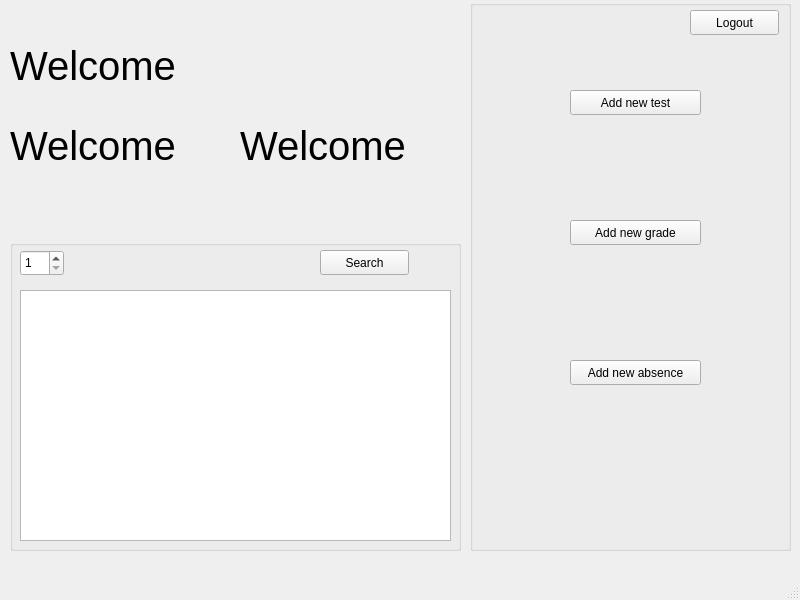
<?xml version="1.0" encoding="UTF-8"?>
<ui version="4.0">
 <class>UserWindow</class>
 <widget class="QMainWindow" name="UserWindow">
  <property name="geometry">
   <rect>
    <x>0</x>
    <y>0</y>
    <width>800</width>
    <height>600</height>
   </rect>
  </property>
  <property name="minimumSize">
   <size>
    <width>800</width>
    <height>600</height>
   </size>
  </property>
  <property name="maximumSize">
   <size>
    <width>800</width>
    <height>600</height>
   </size>
  </property>
  <property name="windowTitle">
   <string>MainWindow</string>
  </property>
  <widget class="QWidget" name="centralwidget">
   <widget class="QGroupBox" name="groupBox">
    <property name="geometry">
     <rect>
      <x>10</x>
      <y>240</y>
      <width>451</width>
      <height>311</height>
     </rect>
    </property>
    <property name="title">
     <string/>
    </property>
    <widget class="QTableWidget" name="tableWidget_ClassMembers">
     <property name="geometry">
      <rect>
       <x>10</x>
       <y>50</y>
       <width>431</width>
       <height>251</height>
      </rect>
     </property>
    </widget>
    <widget class="QPushButton" name="pushButton_searchForMembers">
     <property name="geometry">
      <rect>
       <x>310</x>
       <y>10</y>
       <width>89</width>
       <height>25</height>
      </rect>
     </property>
     <property name="text">
      <string>Search</string>
     </property>
    </widget>
    <widget class="QSpinBox" name="spinBox_ClassNumber">
     <property name="geometry">
      <rect>
       <x>10</x>
       <y>10</y>
       <width>44</width>
       <height>26</height>
      </rect>
     </property>
     <property name="minimum">
      <number>1</number>
     </property>
     <property name="maximum">
      <number>6</number>
     </property>
    </widget>
   </widget>
   <widget class="QLabel" name="label_Welcome">
    <property name="geometry">
     <rect>
      <x>10</x>
      <y>10</y>
      <width>191</width>
      <height>111</height>
     </rect>
    </property>
    <property name="font">
     <font>
      <pointsize>30</pointsize>
     </font>
    </property>
    <property name="text">
     <string>Welcome</string>
    </property>
   </widget>
   <widget class="QGroupBox" name="groupBox_Buttons">
    <property name="geometry">
     <rect>
      <x>470</x>
      <y>0</y>
      <width>321</width>
      <height>551</height>
     </rect>
    </property>
    <property name="title">
     <string/>
    </property>
    <widget class="QPushButton" name="pushButton_AddNewTest">
     <property name="geometry">
      <rect>
       <x>100</x>
       <y>90</y>
       <width>131</width>
       <height>25</height>
      </rect>
     </property>
     <property name="text">
      <string>Add new test</string>
     </property>
    </widget>
    <widget class="QPushButton" name="pushButton_AddNewGrade">
     <property name="geometry">
      <rect>
       <x>100</x>
       <y>220</y>
       <width>131</width>
       <height>25</height>
      </rect>
     </property>
     <property name="text">
      <string>Add new grade</string>
     </property>
    </widget>
    <widget class="QPushButton" name="pushButton_AddAbsence">
     <property name="geometry">
      <rect>
       <x>100</x>
       <y>360</y>
       <width>131</width>
       <height>25</height>
      </rect>
     </property>
     <property name="text">
      <string>Add new absence</string>
     </property>
    </widget>
    <widget class="QPushButton" name="pushButton">
     <property name="geometry">
      <rect>
       <x>220</x>
       <y>10</y>
       <width>89</width>
       <height>25</height>
      </rect>
     </property>
     <property name="text">
      <string>Logout</string>
     </property>
    </widget>
   </widget>
   <widget class="QLabel" name="label_Welcome_2">
    <property name="geometry">
     <rect>
      <x>10</x>
      <y>90</y>
      <width>191</width>
      <height>111</height>
     </rect>
    </property>
    <property name="font">
     <font>
      <pointsize>30</pointsize>
     </font>
    </property>
    <property name="text">
     <string>Welcome</string>
    </property>
   </widget>
   <widget class="QLabel" name="label_Welcome_3">
    <property name="geometry">
     <rect>
      <x>240</x>
      <y>90</y>
      <width>191</width>
      <height>111</height>
     </rect>
    </property>
    <property name="font">
     <font>
      <pointsize>30</pointsize>
     </font>
    </property>
    <property name="text">
     <string>Welcome</string>
    </property>
   </widget>
  </widget>
  <widget class="QMenuBar" name="menubar">
   <property name="geometry">
    <rect>
     <x>0</x>
     <y>0</y>
     <width>800</width>
     <height>22</height>
    </rect>
   </property>
  </widget>
  <widget class="QStatusBar" name="statusbar"/>
 </widget>
 <resources/>
 <connections/>
</ui>
